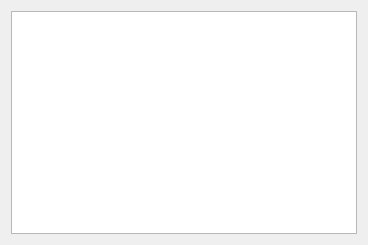
<?xml version="1.0" encoding="UTF-8"?>
<ui version="4.0">
 <class>QuickAccessorsSettingsPage</class>
 <widget class="QWidget" name="QuickAccessorsSettingsPage">
  <property name="geometry">
   <rect>
    <x>0</x>
    <y>0</y>
    <width>368</width>
    <height>245</height>
   </rect>
  </property>
  <property name="sizePolicy">
   <sizepolicy hsizetype="Preferred" vsizetype="Preferred">
    <horstretch>0</horstretch>
    <verstretch>0</verstretch>
   </sizepolicy>
  </property>
  <property name="focusPolicy">
   <enum>Qt::NoFocus</enum>
  </property>
  <property name="windowTitle">
   <string>Form</string>
  </property>
  <layout class="QVBoxLayout" name="verticalLayout">
   <item>
    <widget class="BufferView" name="quickAccessorsView"/>
   </item>
  </layout>
 </widget>
 <customwidgets>
  <customwidget>
   <class>BufferView</class>
   <extends>QTreeView</extends>
   <header>bufferview.h</header>
  </customwidget>
 </customwidgets>
 <resources/>
 <connections/>
</ui>
